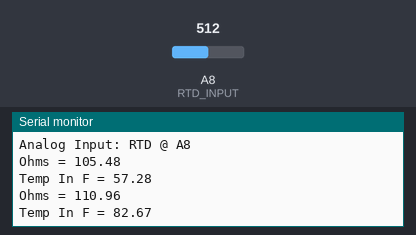
The sketch below on a simulated Arduino Mega 2560, built with avr-gcc and run on an emulated ATmega2560. On the bench: the last lines printed to the serial monitor. The inputs (shaded band) are chosen by the test bench; at power-on: A8 (RTD_INPUT) = 512.

Above: at 2.8 s.
2.9 s: A8 (RTD_INPUT) set to 716
At 3.8 s:
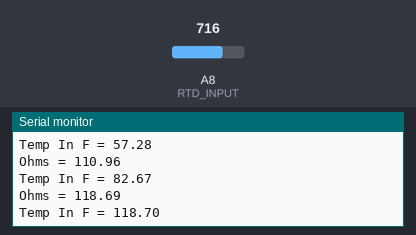
4.4 s: A8 (RTD_INPUT) set to 900
At 5.6 s:
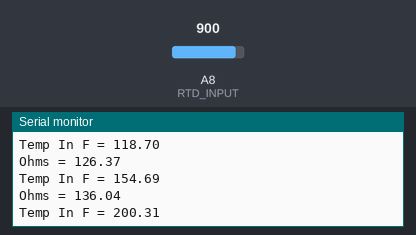
Timing chart, 0 to 7.4 s (numbered marks = the images above; inputs shaded):
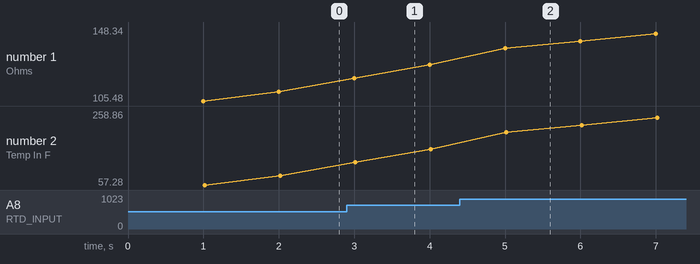

The sketch:

RTD_Analog_Input.ino
```cpp
//By: Chuck Kozik

/*Analog Input
 Read Analog Input A8*/

//Notes Timer0 used for timer functions delay(), millis() and micros()
//The Servo Library will not be used

#define RTD_INPUT A8
unsigned int adCountsArray[5] = {0,0,0,0,0};
unsigned int adIndex = 0;
unsigned long adCountsSum = 0;
unsigned long currentMicros;
unsigned long waitTime;

void setup()
{
  Serial.begin(9600);
  Serial.println("Analog Input: RTD @ A8");
   //TIMER0 is used for internal Arduino functionality e.g millis()
  //diconnect port pins from timer since they will be used by application
  TCCR0A &= ~((1 << COM0A1) | (1 << COM0A0) | (1 << COM0B1) | (1 << COM0B0));
  analogReference(EXTERNAL);
  currentMicros = micros();
  waitTime = currentMicros + 1000000;//1 second

}


void loop()
{
  int i;
  int input;
  int rtd_ad_counts;
  int avg_rtd_ad_counts;
  double resistance;
  double temp;
  const double A = 3.9083e-3;
  const double B = -5.775e-7;
  const double probe_ohms = 100;

  currentMicros = micros();
  while((long)(currentMicros - waitTime) < 0)
    currentMicros = micros();
  //start new timeout period
  waitTime = currentMicros + 1000000;//1 second
  //get the ad counts
  rtd_ad_counts = analogRead(RTD_INPUT);
  //subtract oldest
  adCountsSum -= adCountsArray[adIndex];
  //add newest
  adCountsSum += rtd_ad_counts;
  //maintain newest
  adCountsArray[adIndex] = rtd_ad_counts;
  //adjust index
  adIndex++;
  if(adIndex >= 5)
    adIndex = 0;
  avg_rtd_ad_counts = adCountsSum/5;
  //Serial.println(rtd_ad_counts);
  //span = 55.0 ohms, 1024 for 10 bit A/D converter, 100 ohms minimum
  resistance = (((avg_rtd_ad_counts * 55.0) / 1024.0) + 100.0);
  temp = (-A + sqrt(A*A - 4*B*(1 - resistance/probe_ohms))) / (2*B);
  temp = (1.8*temp) + 32.0;     /* convert to fahrenheit */
  Serial.print("Ohms = ");
  Serial.println(resistance);
  Serial.print("Temp In F = ");
  Serial.println(temp);
}
```

Measured:
- after the input at 2.9 s, the serial monitor: prints a new line after 0.10 s (image 1)
- after the input at 4.4 s, the serial monitor: prints a new line after 0.60 s (image 2)
- plotted number 1: 110.96 → 126.37 after the input at 2.9 s, 126.37 → 148.34 after the input at 4.4 s
- plotted number 2: 82.67 → 154.69 after the input at 2.9 s, 154.69 → 258.86 after the input at 4.4 s
